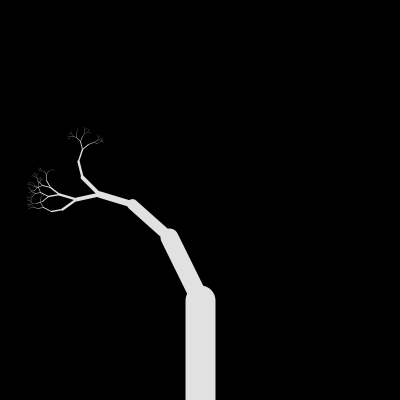
Frame 1 (no input)
Frame 60 (the mouse pressed at the canvas centre just before this capture): identical to frame 1, image omitted
Frame 120 (the mouse held since frame 60 and released just before this capture): identical to frame 1, image omitted

The Processing sketch that drew this single still picture (run headless with seeded random() and noise(); from frame 60 on, the mouse is pressed at the canvas centre):

// Processing sketch: good_tree
// ── good_tree.pde
void setup()
{
  size(400,400);
  background(0);
  translate(width/2, height);
  branch(100, 30);
  save("goodtree.png");
}

void mousePressed()
{
  setup();
}

void draw()
{}

void branch(float change, float bran)
{
  float num = random(5,8);
  float rot = PI/num;
  float r = random(2);
  stroke(225);
  strokeWeight(bran);
  line(0, 0, 0, -1 * change);
  translate(0, -1*change);
  change *= 0.7; 
  bran *= 0.6;
  if(change > 1)
  {
    if(r <= 0.70 && bran <= 20)
    {
      if(r <= 0.45)
      {
        //left branch
        pushMatrix();
        rotate(rot);
        branch(change, bran);
        popMatrix();
      }
      if(r > 0.45)
      {
        //right branch
        pushMatrix();
        rotate(-rot);
        branch(change, bran);
        popMatrix();
      }
    }
    else
    {
      //left branch
      pushMatrix();
      rotate(rot);
      branch(change, bran);
      popMatrix();
      //right branch
      pushMatrix();
      rotate(-rot);
      branch(change, bran);
      popMatrix();
    }
  }
}
